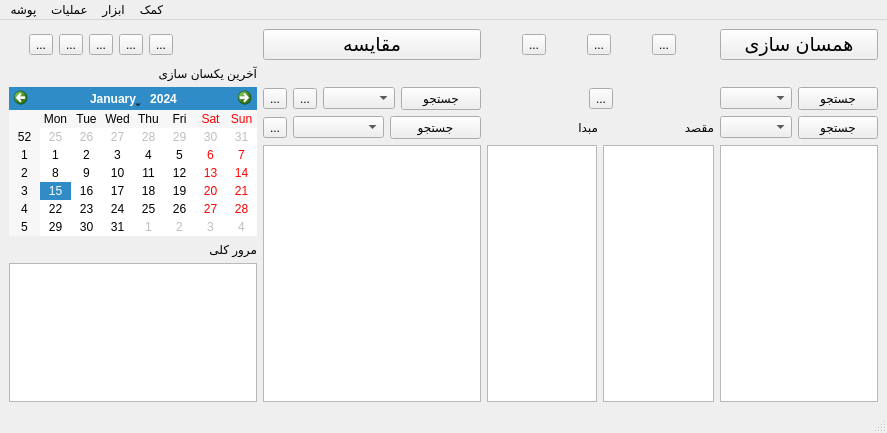
<?xml version="1.0" encoding="UTF-8"?>
<ui version="4.0">
 <class>persian</class>
 <widget class="QMainWindow" name="persian">
  <property name="geometry">
   <rect>
    <x>0</x>
    <y>0</y>
    <width>887</width>
    <height>433</height>
   </rect>
  </property>
  <property name="windowTitle">
   <string>bestsync</string>
  </property>
  <property name="toolTip">
   <string/>
  </property>
  <widget class="QWidget" name="centralwidget">
   <layout class="QGridLayout" name="gridLayout_8">
    <item row="0" column="0">
     <layout class="QGridLayout" name="gridLayout_7">
      <item row="6" column="1" colspan="10">
       <layout class="QHBoxLayout" name="horizontalLayout_97">
        <item>
         <widget class="QTreeView" name="treeView_7"/>
        </item>
       </layout>
      </item>
      <item row="2" column="13">
       <layout class="QHBoxLayout" name="horizontalLayout_91">
        <item>
         <widget class="QLabel" name="label">
          <property name="text">
           <string/>
          </property>
         </widget>
        </item>
        <item>
         <widget class="QToolButton" name="toolButton_67">
          <property name="toolTip">
           <string>جا به جایی</string>
          </property>
          <property name="text">
           <string>...</string>
          </property>
          <property name="icon">
           <iconset>
            <normaloff>../swap.png</normaloff>../swap.png</iconset>
          </property>
          <property name="iconSize">
           <size>
            <width>30</width>
            <height>30</height>
           </size>
          </property>
         </widget>
        </item>
        <item>
         <widget class="QLabel" name="label_2">
          <property name="text">
           <string/>
          </property>
         </widget>
        </item>
       </layout>
      </item>
      <item row="2" column="14">
       <layout class="QHBoxLayout" name="horizontalLayout_94">
        <item>
         <widget class="QComboBox" name="comboBox_26"/>
        </item>
        <item>
         <widget class="QPushButton" name="pushButton_39">
          <property name="text">
           <string>جستجو</string>
          </property>
         </widget>
        </item>
       </layout>
      </item>
      <item row="2" column="11">
       <layout class="QHBoxLayout" name="horizontalLayout_92">
        <item>
         <widget class="QToolButton" name="button_7">
          <property name="toolTip">
           <string>اضافه کردن پوشه</string>
          </property>
          <property name="text">
           <string>...</string>
          </property>
          <property name="icon">
           <iconset>
            <normaloff>../add.png</normaloff>../add.png</iconset>
          </property>
          <property name="iconSize">
           <size>
            <width>16</width>
            <height>16</height>
           </size>
          </property>
         </widget>
        </item>
        <item>
         <widget class="QToolButton" name="toolButton_68">
          <property name="text">
           <string>...</string>
          </property>
          <property name="icon">
           <iconset>
            <normaloff>../minus.png</normaloff>../minus.png</iconset>
          </property>
         </widget>
        </item>
        <item>
         <widget class="QComboBox" name="comboBox_25"/>
        </item>
        <item>
         <widget class="QPushButton" name="pushButton_37">
          <property name="text">
           <string>جستجو</string>
          </property>
         </widget>
        </item>
       </layout>
      </item>
      <item row="0" column="11">
       <layout class="QHBoxLayout" name="horizontalLayout_93">
        <item>
         <widget class="QPushButton" name="pushButton_38">
          <property name="font">
           <font>
            <pointsize>14</pointsize>
           </font>
          </property>
          <property name="text">
           <string extracomment="File time &amp; size">مقایسه</string>
          </property>
          <property name="icon">
           <iconset>
            <normaloff>../file.png</normaloff>../file.png</iconset>
          </property>
          <property name="iconSize">
           <size>
            <width>30</width>
            <height>30</height>
           </size>
          </property>
         </widget>
        </item>
       </layout>
      </item>
      <item row="0" column="14">
       <layout class="QHBoxLayout" name="horizontalLayout_95">
        <item>
         <widget class="QPushButton" name="pushButton_40">
          <property name="font">
           <font>
            <pointsize>14</pointsize>
           </font>
          </property>
          <property name="text">
           <string>همسان سازی</string>
          </property>
          <property name="icon">
           <iconset>
            <normaloff>../sync.png</normaloff>../sync.png</iconset>
          </property>
          <property name="iconSize">
           <size>
            <width>30</width>
            <height>30</height>
           </size>
          </property>
         </widget>
        </item>
       </layout>
      </item>
      <item row="0" column="13">
       <layout class="QHBoxLayout" name="horizontalLayout_96">
        <item>
         <widget class="QToolButton" name="toolButton_69">
          <property name="toolTip">
           <string>تنظیمات مقایسه</string>
          </property>
          <property name="text">
           <string>...</string>
          </property>
          <property name="icon">
           <iconset>
            <normaloff>../settings (1).png</normaloff>../settings (1).png</iconset>
          </property>
          <property name="iconSize">
           <size>
            <width>30</width>
            <height>30</height>
           </size>
          </property>
         </widget>
        </item>
        <item>
         <widget class="QToolButton" name="toolButton_70">
          <property name="toolTip">
           <string>فیلتر</string>
          </property>
          <property name="text">
           <string>...</string>
          </property>
          <property name="icon">
           <iconset>
            <normaloff>../funnel.png</normaloff>../funnel.png</iconset>
          </property>
          <property name="iconSize">
           <size>
            <width>30</width>
            <height>30</height>
           </size>
          </property>
         </widget>
        </item>
        <item>
         <widget class="QToolButton" name="toolButton_71">
          <property name="toolTip">
           <string>تنظیمات یکسان سازی</string>
          </property>
          <property name="text">
           <string>...</string>
          </property>
          <property name="icon">
           <iconset>
            <normaloff>../settings.png</normaloff>../settings.png</iconset>
          </property>
          <property name="iconSize">
           <size>
            <width>30</width>
            <height>30</height>
           </size>
          </property>
         </widget>
        </item>
       </layout>
      </item>
      <item row="4" column="14" rowspan="3">
       <layout class="QHBoxLayout" name="horizontalLayout_103">
        <item>
         <widget class="QTableView" name="tableView_14">
          <property name="alternatingRowColors">
           <bool>true</bool>
          </property>
          <property name="sortingEnabled">
           <bool>true</bool>
          </property>
         </widget>
        </item>
       </layout>
      </item>
      <item row="4" column="13" rowspan="3">
       <layout class="QHBoxLayout" name="horizontalLayout_104">
        <item>
         <widget class="QListWidget" name="listWidget_13"/>
        </item>
        <item>
         <widget class="QListWidget" name="listWidget_14"/>
        </item>
       </layout>
      </item>
      <item row="3" column="13">
       <layout class="QHBoxLayout" name="horizontalLayout_105">
        <item>
         <widget class="QLabel" name="label_27">
          <property name="text">
           <string>مبدا</string>
          </property>
         </widget>
        </item>
        <item>
         <widget class="QLabel" name="label_28">
          <property name="text">
           <string>مقصد</string>
          </property>
         </widget>
        </item>
       </layout>
      </item>
      <item row="5" column="7" colspan="4">
       <widget class="QLabel" name="label_26">
        <property name="text">
         <string>مرور کلی</string>
        </property>
       </widget>
      </item>
      <item row="1" column="1" colspan="10">
       <widget class="QLabel" name="label_25">
        <property name="text">
         <string>آخرین یکسان سازی</string>
        </property>
       </widget>
      </item>
      <item row="0" column="5">
       <widget class="QToolButton" name="toolButton_75">
        <property name="toolTip">
         <string>ذخیره به عنوان</string>
        </property>
        <property name="text">
         <string>...</string>
        </property>
        <property name="icon">
         <iconset>
          <normaloff>../logo (2).png</normaloff>../logo (2).png</iconset>
        </property>
        <property name="iconSize">
         <size>
          <width>30</width>
          <height>30</height>
         </size>
        </property>
       </widget>
      </item>
      <item row="3" column="14">
       <layout class="QHBoxLayout" name="horizontalLayout_101">
        <item>
         <widget class="QComboBox" name="comboBox_28"/>
        </item>
        <item>
         <widget class="QPushButton" name="pushButton_42">
          <property name="text">
           <string>جستجو</string>
          </property>
         </widget>
        </item>
       </layout>
      </item>
      <item row="0" column="6">
       <widget class="QToolButton" name="toolButton_76">
        <property name="toolTip">
         <string>Save as batch job</string>
        </property>
        <property name="text">
         <string>...</string>
        </property>
        <property name="icon">
         <iconset>
          <normaloff>../terminal.png</normaloff>../terminal.png</iconset>
        </property>
        <property name="iconSize">
         <size>
          <width>30</width>
          <height>30</height>
         </size>
        </property>
       </widget>
      </item>
      <item row="0" column="3">
       <widget class="QToolButton" name="toolButton_77">
        <property name="toolTip">
         <string>ذخیره</string>
        </property>
        <property name="text">
         <string>...</string>
        </property>
        <property name="icon">
         <iconset>
          <normaloff>../save.png</normaloff>../save.png</iconset>
        </property>
        <property name="iconSize">
         <size>
          <width>30</width>
          <height>30</height>
         </size>
        </property>
       </widget>
      </item>
      <item row="4" column="11" rowspan="3">
       <layout class="QHBoxLayout" name="horizontalLayout_102">
        <item>
         <widget class="QTableView" name="tableView_13">
          <property name="alternatingRowColors">
           <bool>true</bool>
          </property>
          <property name="sortingEnabled">
           <bool>true</bool>
          </property>
         </widget>
        </item>
       </layout>
      </item>
      <item row="0" column="2">
       <widget class="QToolButton" name="toolButton_72">
        <property name="toolTip">
         <string>جدید</string>
        </property>
        <property name="text">
         <string>...</string>
        </property>
        <property name="icon">
         <iconset>
          <normaloff>../new.png</normaloff>../new.png</iconset>
        </property>
        <property name="iconSize">
         <size>
          <width>30</width>
          <height>30</height>
         </size>
        </property>
       </widget>
      </item>
      <item row="0" column="0" rowspan="7">
       <layout class="QHBoxLayout" name="horizontalLayout_98"/>
      </item>
      <item row="3" column="11">
       <layout class="QHBoxLayout" name="horizontalLayout_100">
        <item>
         <widget class="QToolButton" name="toolButton_73">
          <property name="text">
           <string>...</string>
          </property>
          <property name="icon">
           <iconset>
            <normaloff>../minus.png</normaloff>../minus.png</iconset>
          </property>
         </widget>
        </item>
        <item>
         <widget class="QComboBox" name="comboBox_27"/>
        </item>
        <item>
         <widget class="QPushButton" name="pushButton_41">
          <property name="text">
           <string>جستجو</string>
          </property>
         </widget>
        </item>
       </layout>
      </item>
      <item row="0" column="4">
       <widget class="QToolButton" name="toolButton_74">
        <property name="toolTip">
         <string>باز کردن</string>
        </property>
        <property name="text">
         <string>...</string>
        </property>
        <property name="icon">
         <iconset>
          <normaloff>../folder.png</normaloff>../folder.png</iconset>
        </property>
        <property name="iconSize">
         <size>
          <width>30</width>
          <height>30</height>
         </size>
        </property>
       </widget>
      </item>
      <item row="2" column="1" rowspan="3" colspan="10">
       <layout class="QHBoxLayout" name="horizontalLayout_99">
        <item>
         <widget class="QCalendarWidget" name="calendarWidget_7">
          <property name="gridVisible">
           <bool>false</bool>
          </property>
         </widget>
        </item>
       </layout>
      </item>
     </layout>
    </item>
   </layout>
  </widget>
  <widget class="QMenuBar" name="menubar">
   <property name="geometry">
    <rect>
     <x>0</x>
     <y>0</y>
     <width>887</width>
     <height>21</height>
    </rect>
   </property>
   <widget class="QMenu" name="menu">
    <property name="title">
     <string>پوشه</string>
    </property>
    <addaction name="action_2"/>
    <addaction name="action_3"/>
    <addaction name="separator"/>
    <addaction name="action_7"/>
    <addaction name="action_8"/>
    <addaction name="actionSave_as_batch_job_2"/>
    <addaction name="separator"/>
    <addaction name="action_10"/>
   </widget>
   <widget class="QMenu" name="menu_2">
    <property name="title">
     <string>عملیات</string>
    </property>
    <addaction name="action_11"/>
    <addaction name="separator"/>
    <addaction name="action_13"/>
    <addaction name="action_14"/>
    <addaction name="action_15"/>
    <addaction name="separator"/>
    <addaction name="action_17"/>
   </widget>
   <widget class="QMenu" name="menu_3">
    <property name="title">
     <string>ابزار</string>
    </property>
    <widget class="QMenu" name="menu_4">
     <property name="title">
      <string>زبان</string>
     </property>
     <addaction name="actionEnglish_2"/>
    </widget>
    <addaction name="action_18"/>
    <addaction name="action_19"/>
    <addaction name="separator"/>
    <addaction name="menu_4"/>
   </widget>
   <widget class="QMenu" name="menu_5">
    <property name="title">
     <string>کمک</string>
    </property>
    <addaction name="action_22"/>
   </widget>
   <addaction name="menu"/>
   <addaction name="menu_2"/>
   <addaction name="menu_3"/>
   <addaction name="menu_5"/>
  </widget>
  <widget class="QStatusBar" name="statusbar"/>
  <action name="action_2">
   <property name="icon">
    <iconset>
     <normaloff>../new.png</normaloff>../new.png</iconset>
   </property>
   <property name="text">
    <string>جدید</string>
   </property>
   <property name="shortcut">
    <string>Ctrl+N</string>
   </property>
  </action>
  <action name="action_3">
   <property name="icon">
    <iconset>
     <normaloff>../open-file-button.png</normaloff>../open-file-button.png</iconset>
   </property>
   <property name="text">
    <string>باز کردن</string>
   </property>
   <property name="shortcut">
    <string>Ctrl+O</string>
   </property>
  </action>
  <action name="action_7">
   <property name="icon">
    <iconset>
     <normaloff>../save.png</normaloff>../save.png</iconset>
   </property>
   <property name="text">
    <string>ذخیره</string>
   </property>
   <property name="shortcut">
    <string>Ctrl+S</string>
   </property>
  </action>
  <action name="action_8">
   <property name="text">
    <string>ذخیره به عنوان</string>
   </property>
  </action>
  <action name="actionSave_as_batch_job_2">
   <property name="text">
    <string>Save as batch job</string>
   </property>
  </action>
  <action name="action_10">
   <property name="text">
    <string>خروج</string>
   </property>
  </action>
  <action name="action_11">
   <property name="icon">
    <iconset>
     <normaloff>../file.png</normaloff>../file.png</iconset>
   </property>
   <property name="text">
    <string>شروع مقایسه</string>
   </property>
   <property name="shortcut">
    <string>F5</string>
   </property>
  </action>
  <action name="action_13">
   <property name="icon">
    <iconset>
     <normaloff>../settings (1).png</normaloff>../settings (1).png</iconset>
   </property>
   <property name="text">
    <string>تنظیمات مقایسه</string>
   </property>
   <property name="shortcut">
    <string>F6</string>
   </property>
  </action>
  <action name="action_14">
   <property name="icon">
    <iconset>
     <normaloff>../funnel.png</normaloff>../funnel.png</iconset>
   </property>
   <property name="text">
    <string>تنظیمات فیلتر</string>
   </property>
   <property name="shortcut">
    <string>F7</string>
   </property>
  </action>
  <action name="action_15">
   <property name="icon">
    <iconset>
     <normaloff>../settings.png</normaloff>../settings.png</iconset>
   </property>
   <property name="text">
    <string>تنظیمات یکسان سازی</string>
   </property>
   <property name="shortcut">
    <string>F8</string>
   </property>
  </action>
  <action name="action_17">
   <property name="icon">
    <iconset>
     <normaloff>../sync.png</normaloff>../sync.png</iconset>
   </property>
   <property name="text">
    <string>شروع یکسان سازی</string>
   </property>
   <property name="shortcut">
    <string>F9</string>
   </property>
  </action>
  <action name="action_18">
   <property name="icon">
    <iconset>
     <normaloff>../binoculars.png</normaloff>../binoculars.png</iconset>
   </property>
   <property name="text">
    <string>یافتن...</string>
   </property>
   <property name="shortcut">
    <string>Ctrl+F</string>
   </property>
  </action>
  <action name="action_19">
   <property name="text">
    <string>صدور لیست</string>
   </property>
  </action>
  <action name="actionEnglish_2">
   <property name="icon">
    <iconset>
     <normaloff>../united-kingdom.png</normaloff>../united-kingdom.png</iconset>
   </property>
   <property name="text">
    <string>English</string>
   </property>
  </action>
  <action name="action_22">
   <property name="icon">
    <iconset>
     <normaloff>../faq.png</normaloff>../faq.png</iconset>
   </property>
   <property name="text">
    <string>مشاهده کمک</string>
   </property>
   <property name="shortcut">
    <string>F1</string>
   </property>
  </action>
 </widget>
 <resources/>
 <connections/>
</ui>
